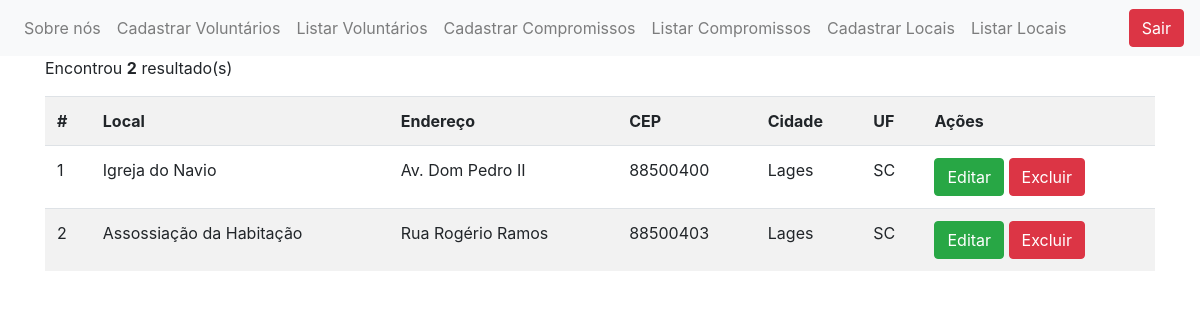
The page /listarlocais.php on the database its author committed.
### tables this page shows
CREATE TABLE `locais` (
  `id` int(15) NOT NULL AUTO_INCREMENT,
  `local_nome` varchar(255) NOT NULL,
  `endereco` varchar(255) NOT NULL,
  `cep` varchar(255) NOT NULL,
  `cidade` varchar(255) NOT NULL,
  `uf` varchar(255) NOT NULL,
  PRIMARY KEY(id)
);

### listarlocais.php (the view, shortened to what this page needs)
<!DOCTYPE html>
<html lang="pt-BR">
  <head>
    <link rel="stylesheet" href="https://cdn.jsdelivr.net/npm/bootstrap@4.5.3/dist/css/bootstrap.min.css">
  </head>
  <body>
    <nav class="navbar navbar-expand-lg navbar-light bg-light">
      <div class="collapse navbar-collapse" id="navbarNav">
        <ul class="navbar-nav">
          <li class="nav-item">
            <a class="nav-link" href="index.php">Sobre nós</a>
          </li>
          <li class="nav-item">
            <a class="nav-link" href="voluntarios.php">Cadastrar Voluntários</a>
          </li>
          <li class="nav-item">
            <a class="nav-link" href="listarvoluntarios.php">Listar Voluntários</a>
          </li>
          <li class="nav-item">
            <a class="nav-link" href="compromissos.php">Cadastrar Compromissos</a>
          </li>
          <li class="nav-item">
            <a class="nav-link" href="listarcompromissos.php">Listar Compromissos</a>
          </li>
          <li class="nav-item">
            <a class="nav-link" href="locais.php">Cadastrar Locais</a>
          </li>
          <li class="nav-item">
            <a class="nav-link" href="listarlocais.php">Listar Locais</a>
          </li>
        </ul>
      </div>
        <div class="ml-auto">
            <a class="btn btn-danger" href="logout.php">Sair</a>
        </div>
    </nav>
    <div class="container">
        <div class="row">
            <div class="col-lg-12">
                <?php
                    include("config.php");
                    $sql = "SELECT * FROM locais";
                    $res = $conn->query($sql) or die($conn->error);
                    $qtd = $res->num_rows;
                    if($qtd > 0){
                      print "<p>Encontrou <b>$qtd</b> resultado(s)</p>";
                      print "<table class='table table-striped table-hover'>";
                      print "<tr>";
                        print "<th>#</th>";
                        print "<th>Local</th>";
                        print "<th>Endereço</th>";
                        print "<th>CEP</th>";
                        print "<th>Cidade</th>";
                        print "<th>UF</th>";
                        print "<th>Ações</th>";
                        print "</tr>";
                      while($row = $res->fetch_object()){
                        print "<tr>";
                        print "<td>".$row->id."</td>";
                        print "<td>".$row->local_nome."</td>";
                        print "<td>".$row->endereco."</td>";
                        print "<td>".$row->cep."</td>";
                        print "<td>".$row->cidade."</td>";
                        print "<td>".$row->uf."</td>";
                        print "<td>
                                 <button class='btn btn-success' onclick=\"location.href='editarlocal.php?id=".$row->id."';\">Editar</button>
                                 <button class='btn btn-danger' onclick=\"if(confirm('Tem certeza que deseja excluir?')){location.href='salvarlocais.php?acao=excluirlocal&id=".$row->id."';}else{false;}\">Excluir</button>
                               </td>";
                        print "</tr>";
                      }
                      print "</table>";
                    }else{
                      print "<p>Nenhum resultado encontrado</p>";
                    }
                ?>
            </div>
        </div>
    </div>
  </body>
</html>

### rows shown on the page
locais: id "1", local_nome "Igreja do Navio", endereco "Av. Dom Pedro II", cep "88500400", cidade "Lages", uf "SC"
locais: id "2", local_nome "Assossiação da Habitação", endereco "Rua Rogério Ramos", cep "88500403", cidade "Lages", uf "SC"

### other values the page prints
$qtd "2"
